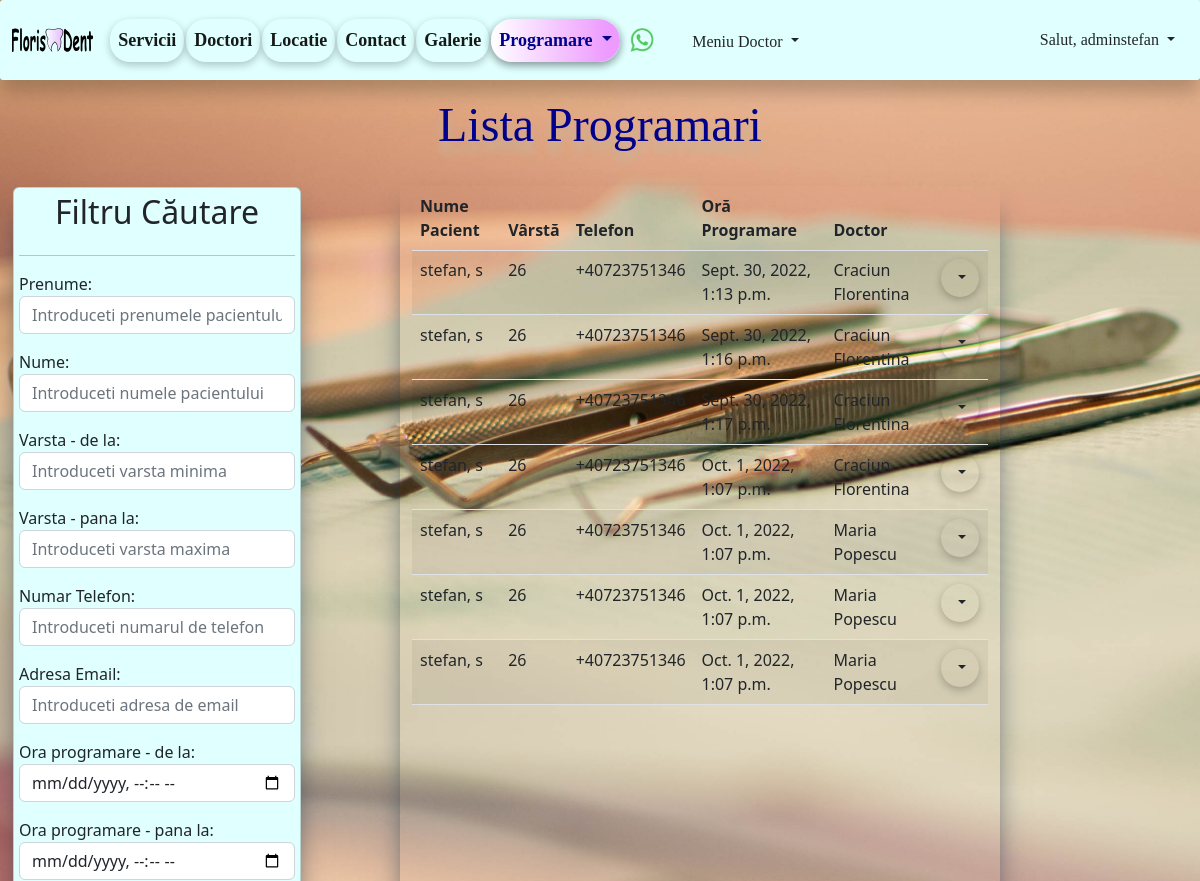
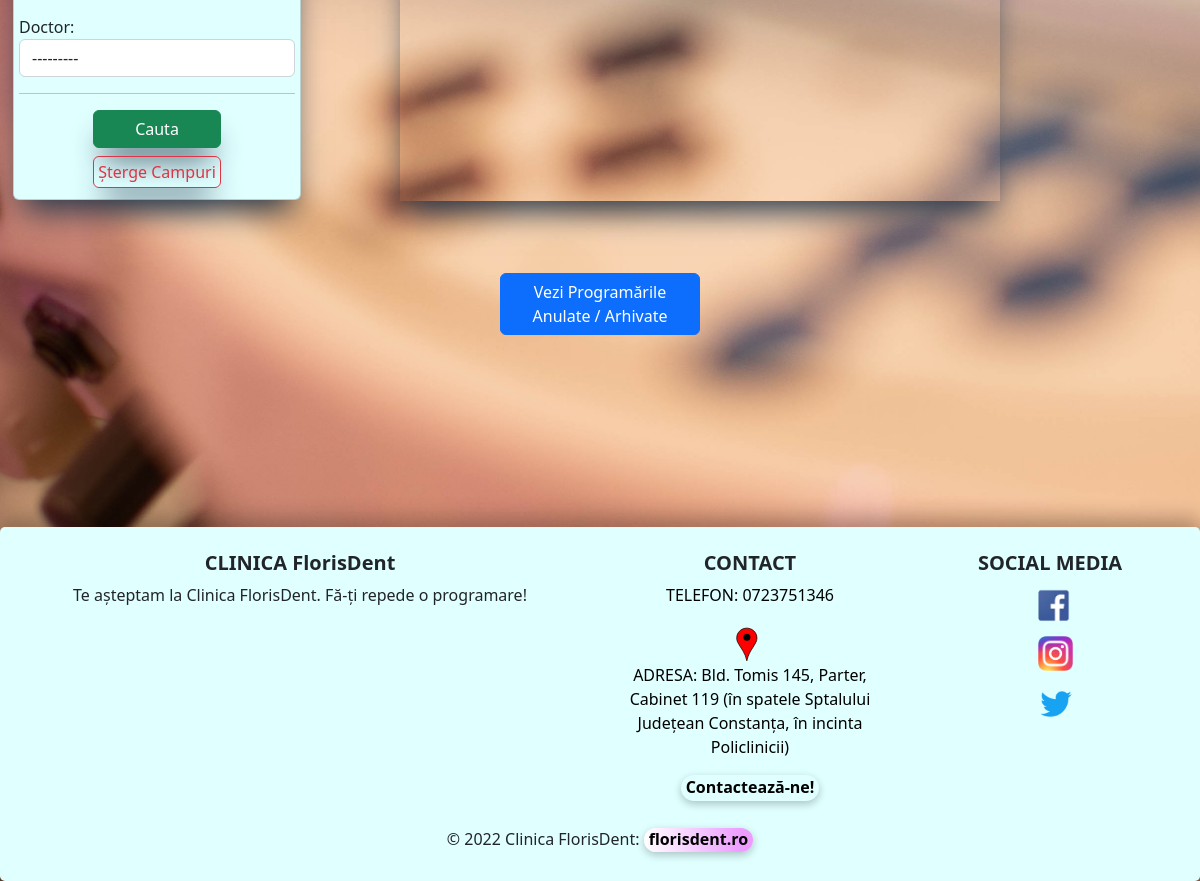
The page /list_of_programari/ (signed in) on the database its author committed (2 pictures, top to bottom).
### programari/models.py (models this page shows, shortened)
class Programari(models.Model):
    prenume = models.CharField(max_length=30)
    nume = models.CharField(max_length=30)
    varsta = models.IntegerField()
    numar_telefon = models.CharField(blank=True, max_length=20)
    email = models.EmailField(blank=True, max_length=50)
    ora_programare = models.DateTimeField()
    doctor = models.ForeignKey(Doctor, on_delete=models.CASCADE, null=True)
    active = models.BooleanField(default=True)
    created_at = models.DateTimeField(auto_now_add=True)
    updated_at = models.DateTimeField(auto_now=True)

### doctori/models.py (models this page shows)
class Doctor(models.Model):
    nume_doctor = models.CharField(max_length=40)
    specializare = models.CharField(max_length=50)
    experienta = models.IntegerField()
    email = models.EmailField(blank=True, max_length=50)
    descriere = models.TextField(blank=True, max_length=300)
    varsta = models.IntegerField()
    image = models.ImageField(upload_to='images/doctori/', null=True, blank=True)
    active = models.BooleanField(default=True)
    created_at = models.DateTimeField(default=datetime.now)
    updated_at = models.DateTimeField(auto_now=True)
    def __str__(self):
        return f'{self.nume_doctor}'

### programari/views.py (the view)
# urls.py: path('list_of_programari/', views.ProgramareListView.as_view(), name='list-of-programari'),
class ProgramareListView(LoginRequiredMixin, ListView):
    template_name = 'programari/list_of_programari.html'
    model = Programari
    context_object_name = 'all_programari'
    def get_context_data(self, **kwargs):
        data = super(ProgramareListView, self).get_context_data(**kwargs)
        all_programari = Programari.objects.all()
        for programare in all_programari:
            if programare.ora_programare < timezone.make_aware(datetime.datetime.now(),
                                                               timezone.get_default_timezone()):
                programare.active = False
                programare.save()
        data['programari'] = all_programari
        my_filter_ = ProgramariFilters(self.request.GET, queryset=all_programari.order_by('ora_programare'))
        data['all_programari'] = my_filter_.qs
        data['my_filter'] = my_filter_
        return data

### templates/programari/list_of_programari.html (shortened to what this page needs)
{% extends 'base.html' %}
{% block content %}
    <h2 class="my_header text-center">Lista Programari</h2>
    <br>
    <div class="container-fluid">
        <div class="row">
            <div class="col-md-4">
                <div class="card"
                     style="width: 18rem; box-shadow: rgb(38, 57, 77) 0px 20px 30px -10px; padding: 5px; margin: 1px; background-color: lightcyan">
                    <h2 class="my-h text-center">Filtru Căutare</h2>
                    <hr>
                    <form class="my-h" method="get">
                        {{ my_filter.form.as_p }}
                        <hr>
                        <button type="submit" class="btn btn-success mx-auto"
                                style="display:grid; justify-content:center; width: 8rem; box-shadow: rgb(38, 57, 77) 0px 20px 30px -10px;  margin: 3%;">
                            Cauta
                        </button>
                        <a href="{% url 'list-of-programari' %}" class="btn btn-outline-danger mx-auto"
                             style="display:flex; justify-content:center; width: 8rem; box-shadow: rgb(38, 57, 77) 0px 20px 30px -10px; padding:3px; margin: 2%;">
                            Șterge Campuri</a>
                    </form>
                </div>
            </div>
            <div class="col-md-6" style="box-shadow: rgb(38, 57, 77) 0px 20px 30px -10px;">
                <table class="table table-striped table-hover">
                    <thead>
                    <tr>
                        <th>Nume Pacient</th>
                        <th>Vârstă</th>
                        <th>Telefon</th>
                        <th>Oră Programare</th>
                        <th>Doctor</th>
                        <th></th>
                    </tr>
                    </thead>
                    <tbody>
                    {% for programari in all_programari %}
                        <tr>
                            {% if programari.active is True %}
                                <td>{{ programari.prenume }}, {{ programari.nume }}</td>
                                <td>{{ programari.varsta }}</td>
                                <td>{{ programari.numar_telefon }}</td>
                                <td>{{ programari.ora_programare }}</td>
                                <td>{{ programari.doctor }}</td>
                                <td>
                                    <li class="nav-item dropdown" style="list-style-type: none">
                                        <button class="btn dropdown-toggle" id="navbarDropdown"
                                                role="button"
                                                data-bs-toggle="dropdown" aria-expanded="false">
                                        </button>
                                    </li>
                                </td>
                            {% endif %}
                        </tr>
                    {% endfor %}
                    </tbody>
                </table>
            </div>
        </div>
    </div>
    <br><br><br>
    <div class="d-grid gap-2 col-2 mx-auto">
        <a href="{% url 'list-of-programari-anulate' %}" class="btn btn-primary" type="button">Vezi Programările Anulate / Arhivate</a>
    </div>
{% endblock %}

### templates/navbar.html (shortened to what this page needs)
{% load static %}
<nav class="navbar navbar-expand-sm sticky-top" style="background-color: #e0ffff; height: 80px">
    <div class="container-fluid">
        <a id="navbar-brand" class="navbar-brand" href="{% url 'home' %}" title="Prima Pagina FlorisDent">
            <img src="{% static 'images/florisdent_logo.svg' %}"
                 style="height: 1.6rem;">
        </a>
        <br>
        <div class="collapse navbar-collapse" id="navbarSupportedContent">
            <ul class="navbar-nav me-auto mb-2 mb-lg-0">
                <li class="nav-item">
                    <a class="nav-link active" aria-current="page" href="{% url 'list-preturi' %}"
                       title="Vezi serviciile noastre!">Servicii</a>
                </li>
                <li class="nav-item">
                    <a class="nav-link active" aria-current="page" href="{% url 'list-of-doctori' %}"
                       title="Vezi doctorii nostri!">Doctori</a>
                </li>
                <li class="nav-item d-flex">
                    <a class="nav-link active" aria-current="page" href="{% url 'locatie' %}"
                       title="Vezi unde ne gasesti in Constanta">Locatie
                    </a>
                </li>
                <li class="nav-item d-flex">
                    <a class="nav-link active" aria-current="page" href="{% url 'create-mesaj' %}"
                       title="Contacteaza-ne!">Contact
                    </a>
                </li>
                <li class="nav-item d-flex">
                    <a class="nav-link active" aria-current="page" href="{% url 'galerie' %}"
                       title="Vezi Galeria FlorisDent!">Galerie
                    </a>
                </li>
                <li class="nav-item dropdown">
                    <a class="nav-link dropdown-toggle" href="#" role="button" data-bs-toggle="dropdown"
                       aria-expanded="false" title="Fa o programare!" style="color: darkblue; box-shadow: rgba(0, 0, 0, 0.24) 0px 3px 8px;
                        border-radius: 25px; background: rgb(252,252,252); background: linear-gradient(90deg, rgba(255,255,255,1) 0%, rgba(237,155,255,1) 90%);">
                        Programare
                    </a>
                </li>
                <a class="navbar-brand"
                   href="https://api.whatsapp.com/send?phone=+40736407327&text=Buna ziua, as dori o programare, ma puteti ajuta?"
                   title="Contacteaza-ne prin WhatsApp">
                    <img src="{% static 'images/wapp.png' %}" style="height: 25px; padding-top: 1px">
                </a>
                {% if user.is_authenticated %}
                    <div class="dropdown">
                    <button class="btn b_doctor dropdown-toggle" type="button" data-bs-toggle="dropdown"
                            aria-expanded="false" title="Vezi Meniul Doctorului">
                        Meniu Doctor
                    </button>
                {% endif %}
                </div>
            </ul>
            {% if user.is_authenticated %}
                <div class="dropdown">
                    <button class="btn b_user dropdown-toggle" type="button" data-bs-toggle="dropdown"
                            aria-expanded="false">
                        Salut, {{ user }}
                    </button>
                </div>
            {% endif %}
        </div>
    </div>
</nav>

### static/css/main.css (style rules this page uses)
.my_header { color: #00008b; font-size: xxx-large; font-family: Inder, Verdana, Paytone One; text-shadow: 0 11px 8px #c4b59d; }
.nav-link { font-size: large; }

### templates/navbar.html (style rules this page uses)
#navbar-brand { margin-bottom: 5px; padding-bottom: 5px; }
.navbar { border-radius: 3px; box-shadow: rgba(0, 0, 0, 0.24) 0px 12px 20px; width: 100%; float: left; margin: 0 0 1em 0; padding: 0; }
.nav-item { font-weight: bold; font-size: small; font-family: "Microsoft Sans Serif"; margin: 1px; box-shadow: rgba(0, 0, 0, 0.24) 0px 3px 8px; color: black; border-radius: 20px; }
.b_user { border-radius: 25px; font-family: "Microsoft Sans Serif"; }
.b_doctor { border-radius: 25px; font-family: "Microsoft Sans Serif"; margin-top: 5px; }

### rows shown on the page
Programari: prenume "stefan", nume "s", varsta "26", numar_telefon "+40723751346", ora_programare "Sept. 30, 2022, 1:13 p.m.", doctor "Craciun Florentina"
Programari: prenume "stefan", nume "s", varsta "26", numar_telefon "+40723751346", ora_programare "Sept. 30, 2022, 1:16 p.m.", doctor "Craciun Florentina"
Programari: prenume "stefan", nume "s", varsta "26", numar_telefon "+40723751346", ora_programare "Sept. 30, 2022, 1:17 p.m.", doctor "Craciun Florentina"
Programari: prenume "stefan", nume "s", varsta "26", numar_telefon "+40723751346", ora_programare "Oct. 1, 2022, 1:07 p.m.", doctor "Craciun Florentina"
Programari: prenume "stefan", nume "s", varsta "26", numar_telefon "+40723751346", ora_programare "Oct. 1, 2022, 1:07 p.m.", doctor "Maria Popescu"
Programari: prenume "stefan", nume "s", varsta "26", numar_telefon "+40723751346", ora_programare "Oct. 1, 2022, 1:07 p.m.", doctor "Maria Popescu"
Programari: prenume "stefan", nume "s", varsta "26", numar_telefon "+40723751346", ora_programare "Oct. 1, 2022, 1:07 p.m.", doctor "Maria Popescu"

### other values the page prints
{{ user }} "adminstefan"
